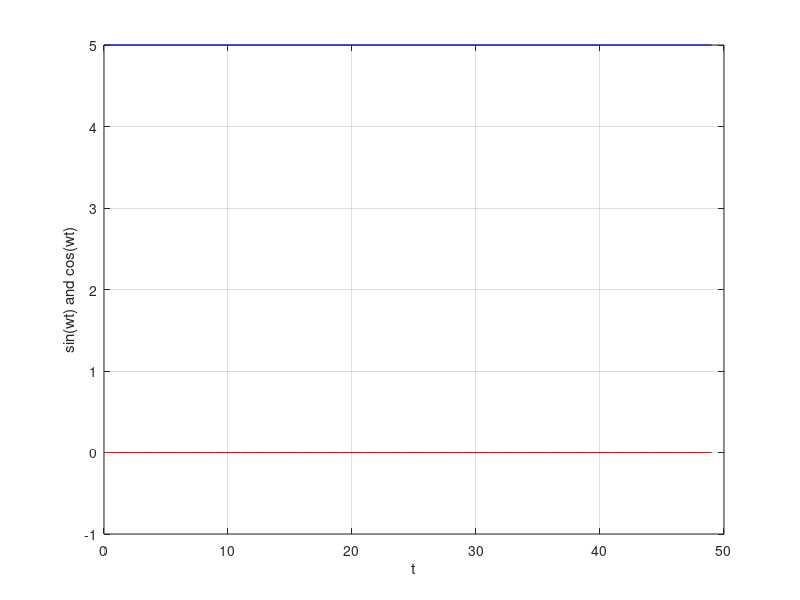

This figure's MATLAB source:
%assignment 2 question 2
%clear
clc;
clear all;
close all;

%set variables
t = 0:1:49;
a = input('Enter amplitude : ');
f = input('Enter frequency : ');

%sin
y1 = a*sin(2*pi*f*t);
%cos
y2 = a*cos(2*pi*f*t);

%plot
plot(t,y1,'r',t,y2,'b');
grid on;
xlabel('t');
ylabel('sin(wt) and cos(wt)');